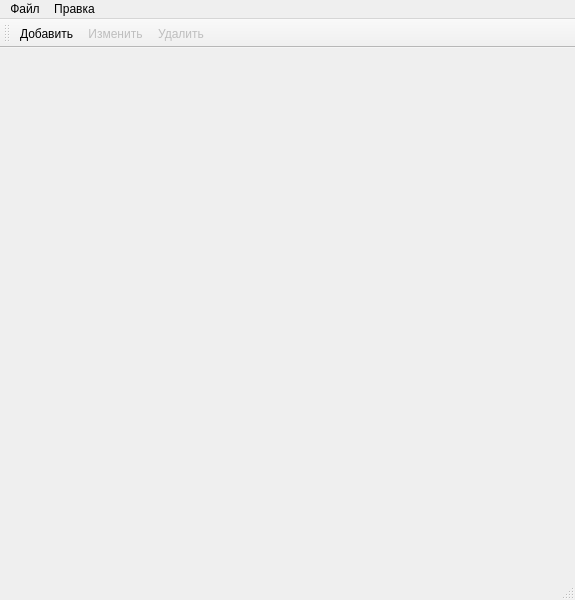
<?xml version="1.0" encoding="UTF-8"?>
<ui version="4.0">
 <class>MainWindow</class>
 <widget class="QMainWindow" name="MainWindow">
  <property name="geometry">
   <rect>
    <x>0</x>
    <y>0</y>
    <width>575</width>
    <height>600</height>
   </rect>
  </property>
  <property name="windowTitle">
   <string>MainWindow</string>
  </property>
  <widget class="QWidget" name="centralwidget">
   <layout class="QVBoxLayout" name="verticalLayout">
    <item>
     <widget class="QStackedWidget" name="stackedWidget"/>
    </item>
   </layout>
  </widget>
  <widget class="QMenuBar" name="menubar">
   <property name="geometry">
    <rect>
     <x>0</x>
     <y>0</y>
     <width>575</width>
     <height>25</height>
    </rect>
   </property>
   <widget class="QMenu" name="menu">
    <property name="title">
     <string>Файл</string>
    </property>
    <addaction name="actionExit"/>
   </widget>
   <widget class="QMenu" name="menu_2">
    <property name="title">
     <string>Правка</string>
    </property>
    <addaction name="actionAdd"/>
    <addaction name="actionEdit"/>
    <addaction name="actionRemove"/>
   </widget>
   <addaction name="menu"/>
   <addaction name="menu_2"/>
  </widget>
  <widget class="QStatusBar" name="statusbar"/>
  <widget class="QToolBar" name="toolBar">
   <property name="windowTitle">
    <string>toolBar</string>
   </property>
   <attribute name="toolBarArea">
    <enum>TopToolBarArea</enum>
   </attribute>
   <attribute name="toolBarBreak">
    <bool>true</bool>
   </attribute>
   <addaction name="actionAdd"/>
   <addaction name="actionEdit"/>
   <addaction name="actionRemove"/>
  </widget>
  <action name="actionAdd">
   <property name="text">
    <string>Добавить</string>
   </property>
  </action>
  <action name="actionEdit">
   <property name="enabled">
    <bool>false</bool>
   </property>
   <property name="text">
    <string>Изменить</string>
   </property>
  </action>
  <action name="actionRemove">
   <property name="enabled">
    <bool>false</bool>
   </property>
   <property name="text">
    <string>Удалить</string>
   </property>
  </action>
  <action name="actionExit">
   <property name="text">
    <string>Выход</string>
   </property>
  </action>
 </widget>
 <resources/>
 <connections/>
</ui>
